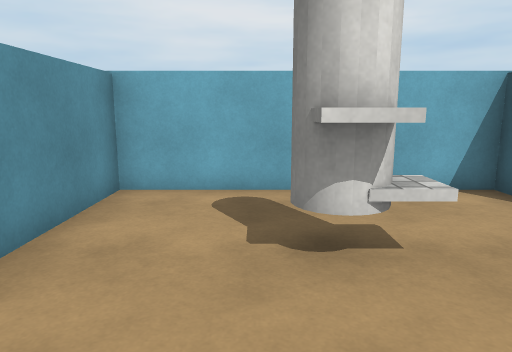
View 1 (above)

16 first-person views from a walk through a Unity game level. The camera is 1.4 m above the floor, tilts 10° down and sees 70° across. The floor is counted in squares, 1 m on a side. Each view is taken from the middle of a square. On the plan, view 1 faces up. The plan holds only what a view shows up to about 16 squares ahead; the rest is blank. Surface patterns are stand-ins for the level's own textures.

View 2
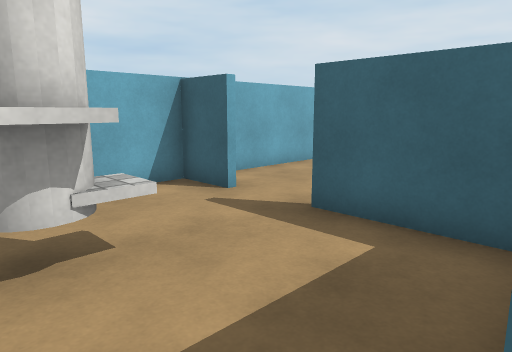

View 3
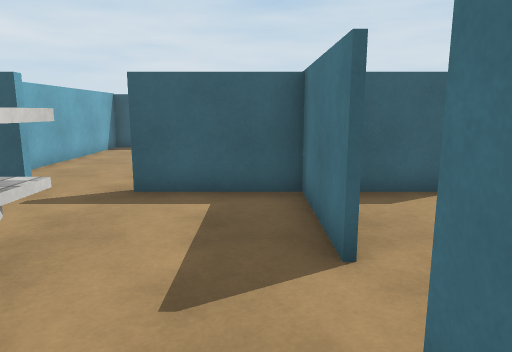

View 4
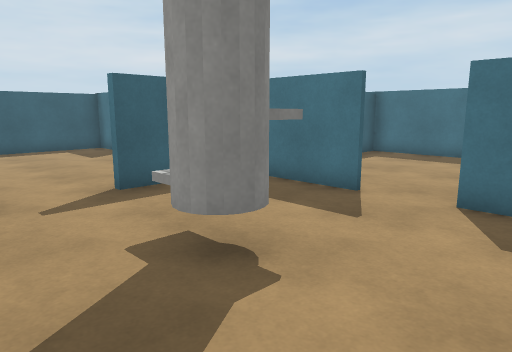

View 5
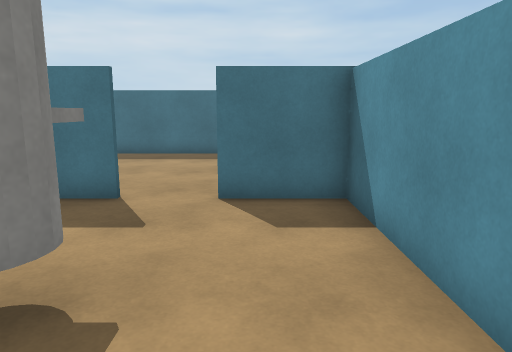

View 6
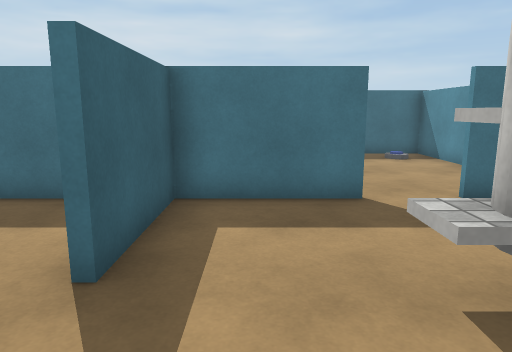

View 7
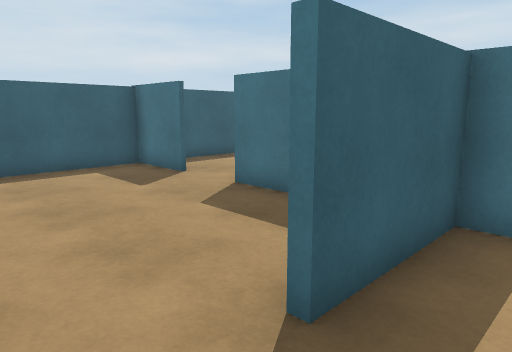

View 8
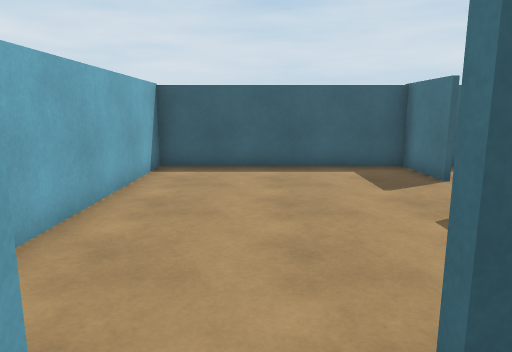

View 9
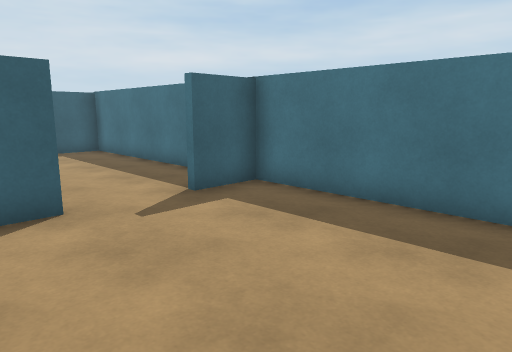

View 10
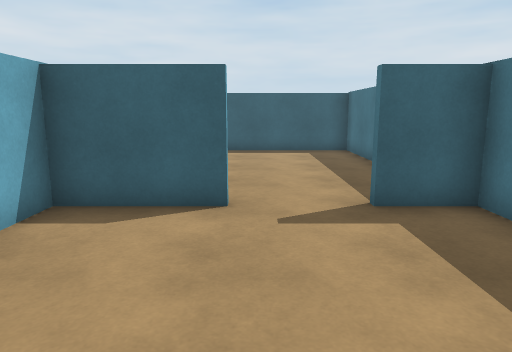

View 11
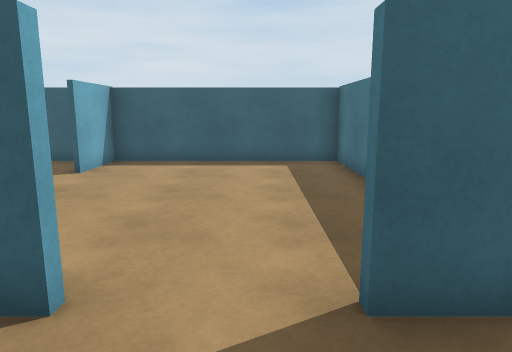

View 12
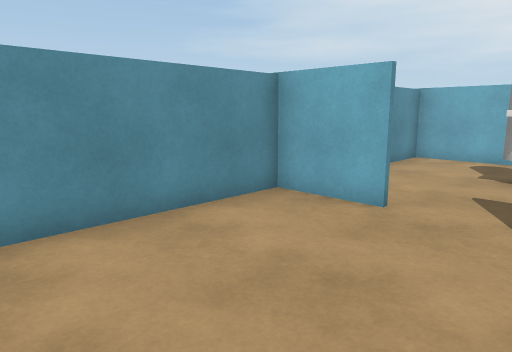

View 13
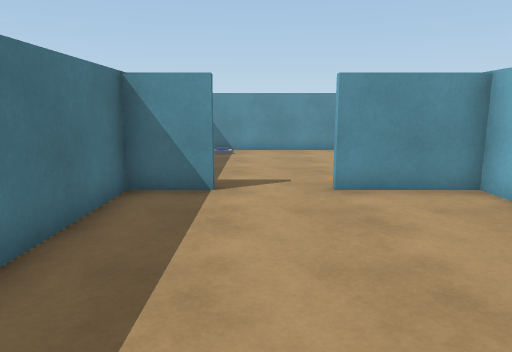

View 14
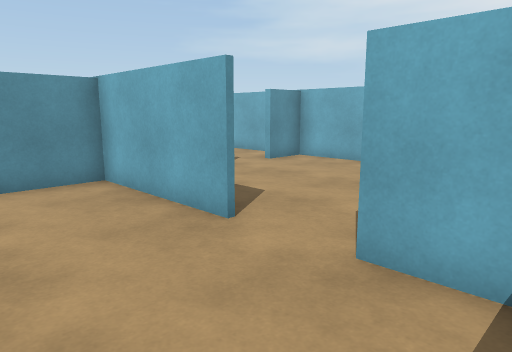

View 15
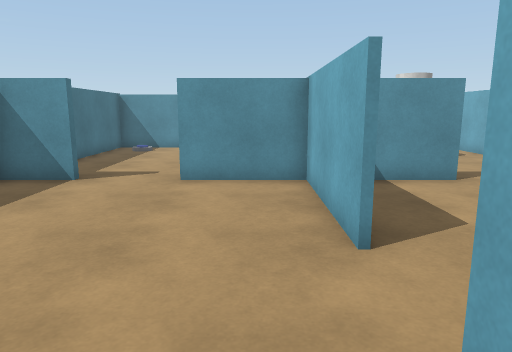

View 16
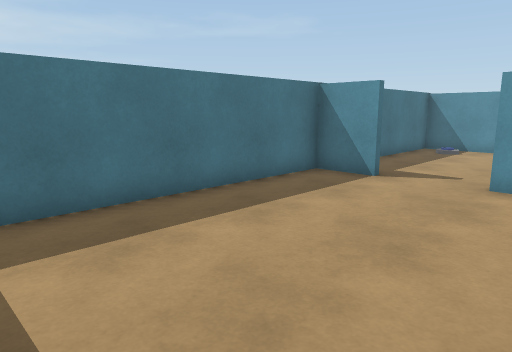

### Floor plan
Ten units are one square. View 1 is at (0, 0); x grows to the right and y downward. Boxes are objects, and circles mark ways between rooms. Rooms are numbered by the first view taken in them; rooms with no view inside come last. Other rooms are left out.
<svg viewBox="-30 -70 160 138">
<path fill="none" stroke="#000" d="M12 -2 45 -2M43 -50 43 -65 -25 -65 -25 -1M43 -1 43 -32M-25 -2 -4 -2M43 26 43 -1M-4 -1 -25 -1 -25 63 43 63 43 48M44 -1 31 -1M85 -1 45 -1 45 26M45 48 45 63 124 63 124 -1M125 -1 102 -1M102 -2 125 -2M61 -2 85 -2M124 -1 124 -65 45 -65 45 -50M45 -32 45 -14"/>
<rect x="-5" y="-45" width="30" height="20" fill="#bbb"><title>other object</title></rect>
<circle cx="5" cy="0" r="3" fill="#2a7"/>
<circle cx="40" cy="-45" r="3" fill="#2a7"/>
<circle cx="40" cy="35" r="3" fill="#2a7"/>
<circle cx="95" cy="0" r="3" fill="#2a7"/>
<text x="10" y="-30">1</text>
<text x="10" y="30">2</text>
<text x="80" y="30">3</text>
<text x="90" y="-30">4</text>
</svg>
Room 1 opens to room 2. Room 1 opens to room 4. Room 2 opens to room 3. Room 3 opens to room 4.

Where each view was taken, in squares from view 1:
view 1: 0 up, 0 right, facing up
view 2: 0 up, 0 right, facing up-right
view 3: 1 up, 2 left, facing right
view 4: 6 up, 2 left, facing down-right
view 5: 6 up, 1 left, facing down
view 6: 6 up, 3 right, facing down
view 7: 5 up, 3 right, facing down-right
view 8: 4 up, 3 right, facing right
view 9: 1 down, 1 left, facing down-right
view 10: 3 down, 1 left, facing right
view 11: 4 down, 2 right, facing right
view 12: 5 down, 2 right, facing up-left
view 13: 4 down, 11 right, facing left
view 14: 3 down, 12 right, facing up-left
view 15: 1 down, 12 right, facing left
view 16: 1 down, 12 right, facing down-left
